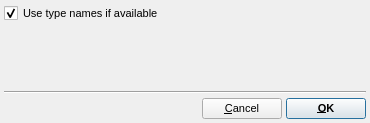
<?xml version="1.0" encoding="UTF-8"?>
<ui version="4.0">
 <class>PDBExportOptionsDialog</class>
 <widget class="QDialog" name="PDBExportOptionsDialog">
  <property name="geometry">
   <rect>
    <x>0</x>
    <y>0</y>
    <width>370</width>
    <height>123</height>
   </rect>
  </property>
  <property name="font">
   <font>
    <pointsize>8</pointsize>
   </font>
  </property>
  <property name="windowTitle">
   <string>PDB Export Options</string>
  </property>
  <layout class="QVBoxLayout" name="verticalLayout">
   <property name="spacing">
    <number>4</number>
   </property>
   <property name="leftMargin">
    <number>4</number>
   </property>
   <property name="topMargin">
    <number>4</number>
   </property>
   <property name="rightMargin">
    <number>4</number>
   </property>
   <property name="bottomMargin">
    <number>4</number>
   </property>
   <item>
    <widget class="QCheckBox" name="UseTypeNamesCheck">
     <property name="toolTip">
      <string>Write atom type names instead of element names in the atom records</string>
     </property>
     <property name="text">
      <string>Use type names if available</string>
     </property>
     <property name="checked">
      <bool>true</bool>
     </property>
    </widget>
   </item>
   <item>
    <spacer name="verticalSpacer">
     <property name="orientation">
      <enum>Qt::Vertical</enum>
     </property>
     <property name="sizeHint" stdset="0">
      <size>
       <width>362</width>
       <height>48</height>
      </size>
     </property>
    </spacer>
   </item>
   <item>
    <widget class="Line" name="line">
     <property name="orientation">
      <enum>Qt::Horizontal</enum>
     </property>
    </widget>
   </item>
   <item>
    <layout class="QHBoxLayout" name="horizontalLayout">
     <item>
      <spacer name="horizontalSpacer">
       <property name="orientation">
        <enum>Qt::Horizontal</enum>
       </property>
       <property name="sizeHint" stdset="0">
        <size>
         <width>40</width>
         <height>20</height>
        </size>
       </property>
      </spacer>
     </item>
     <item>
      <widget class="QPushButton" name="CancelButton">
       <property name="text">
        <string>&amp;Cancel</string>
       </property>
       <property name="autoDefault">
        <bool>false</bool>
       </property>
       <property name="default">
        <bool>true</bool>
       </property>
      </widget>
     </item>
     <item>
      <widget class="QPushButton" name="OKButton">
       <property name="font">
        <font>
         <weight>75</weight>
         <bold>true</bold>
        </font>
       </property>
       <property name="text">
        <string>&amp;OK</string>
       </property>
       <property name="autoDefault">
        <bool>false</bool>
       </property>
       <property name="default">
        <bool>true</bool>
       </property>
      </widget>
     </item>
    </layout>
   </item>
  </layout>
 </widget>
 <resources/>
 <connections/>
</ui>
